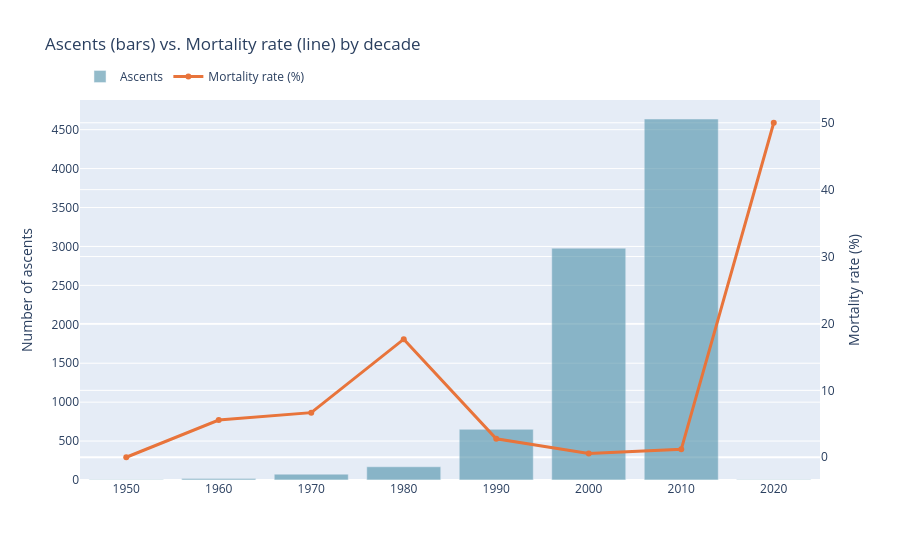

The notebook cell this image was saved under:
### Markdown cell above
**2nd Hypothesis** Mortality rate on Everest has decreased over decades, while number of climbers has increased (P.S. the mountain has become relatively safer per climber despite being more crowded.)

### Code cell
import plotly.graph_objects as go

asc_decade = data1[data1['Year'] >= 1953].groupby('Decade').size()
dth_decade = data2[data2['Year'] >= 1953].groupby('Decade').size()

decades = sorted(set(asc_decade.index) | set(dth_decade.index))
asc_plot = asc_decade.reindex(decades, fill_value=0)
dth_plot = dth_decade.reindex(decades, fill_value=0)

# смерти / восхождения * 100
mortality = (dth_plot / asc_plot * 100).replace([np.inf, -np.inf], np.nan).fillna(0)

overview = pd.DataFrame({
    'Decade': decades,
    'Ascents': asc_plot.values,
    'Deaths': dth_plot.values,
    'MortalityRate_%': mortality.round(2).values
})
print(overview)


fig = go.Figure()
fig.add_trace(go.Bar(
    x=[str(d) for d in decades], y=overview['Ascents'],
    name='Ascents', marker_color='#4C8FA8', opacity=0.6, yaxis='y1'
))
fig.add_trace(go.Scatter(
    x=[str(d) for d in decades], y=overview['MortalityRate_%'],
    name='Mortality rate (%)', marker_color='#E8743B',
    mode='lines+markers', yaxis='y2', line=dict(width=3)
))
fig.update_layout(
    title='Ascents (bars) vs. Mortality rate (line) by decade',
    yaxis=dict(title='Number of ascents'),
    yaxis2=dict(title='Mortality rate (%)', overlaying='y', side='right'),
    legend=dict(orientation='h', y=1.1)
)
fig.show()


early = overview[overview['Decade'] < 1990]['MortalityRate_%'].mean()
late = overview[(overview['Decade'] >= 1990) & (overview['Decade'] < 2020)]['MortalityRate_%'].mean()
print(f"\nAvg mortality rate before 1990: {early:.2f}%")
print(f"Avg mortality rate 1990-2010s: {late:.2f}%")

### Figure 1 — Plotly figure (JSON) as saved in the notebook; plotly's stock layout.template omitted (floating-point values rounded to 4 significant figures)
{"data": [{"marker": {"color": "#4C8FA8"}, "name": "Ascents", "opacity": 0.6, "x": ["1950", "1960", "1970", "1980", "1990", "2000", "2010", "2020"], "y": [6, 18, 75, 170, 651, 2978, 4637, 6], "yaxis": "y", "type": "bar"}, {"line": {"width": 3}, "marker": {"color": "#E8743B"}, "mode": "lines+markers", "name": "Mortality rate (%)", "x": ["1950", "1960", "1970", "1980", "1990", "2000", "2010", "2020"], "y": [0.0, 5.56, 6.67, 17.65, 2.76, 0.57, 1.19, 50.0], "yaxis": "y2", "type": "scatter"}], "layout": {"yaxis2": {"title": {"text": "Mortality rate (%)"}, "overlaying": "y", "side": "right"}, "legend": {"orientation": "h", "y": 1.1}, "title": {"text": "Ascents (bars) vs. Mortality rate (line) by decade"}, "yaxis": {"title": {"text": "Number of ascents"}}}}
